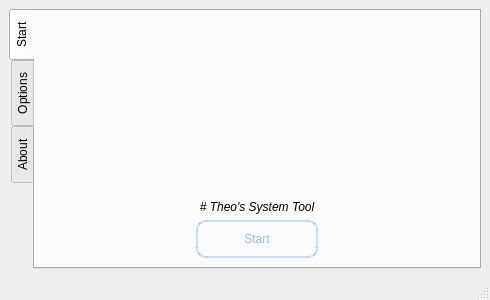
<?xml version="1.0" encoding="UTF-8"?>
<ui version="4.0">
 <class>sysTest</class>
 <widget class="QMainWindow" name="sysTest">
  <property name="geometry">
   <rect>
    <x>0</x>
    <y>0</y>
    <width>490</width>
    <height>300</height>
   </rect>
  </property>
  <property name="sizePolicy">
   <sizepolicy hsizetype="Fixed" vsizetype="Fixed">
    <horstretch>0</horstretch>
    <verstretch>0</verstretch>
   </sizepolicy>
  </property>
  <property name="minimumSize">
   <size>
    <width>490</width>
    <height>300</height>
   </size>
  </property>
  <property name="maximumSize">
   <size>
    <width>490</width>
    <height>300</height>
   </size>
  </property>
  <property name="windowTitle">
   <string>System Test Tool</string>
  </property>
  <widget class="QWidget" name="centralwidget">
   <layout class="QGridLayout" name="gridLayout">
    <item row="0" column="0">
     <widget class="QTabWidget" name="tabWidget">
      <property name="tabPosition">
       <enum>QTabWidget::West</enum>
      </property>
      <property name="currentIndex">
       <number>0</number>
      </property>
      <widget class="QWidget" name="tab_start">
       <attribute name="title">
        <string>Start</string>
       </attribute>
       <layout class="QVBoxLayout" name="verticalLayout">
        <item>
         <layout class="QHBoxLayout" name="horizontalLayout_3">
          <item>
           <widget class="QLabel" name="label">
            <property name="sizePolicy">
             <sizepolicy hsizetype="Preferred" vsizetype="Preferred">
              <horstretch>0</horstretch>
              <verstretch>0</verstretch>
             </sizepolicy>
            </property>
            <property name="minimumSize">
             <size>
              <width>319</width>
              <height>174</height>
             </size>
            </property>
            <property name="maximumSize">
             <size>
              <width>319</width>
              <height>174</height>
             </size>
            </property>
            <property name="text">
             <string/>
            </property>
           </widget>
          </item>
         </layout>
        </item>
        <item>
         <layout class="QVBoxLayout" name="verticalLayout_2" stretch="1,3">
          <item>
           <widget class="QLabel" name="label_st">
            <property name="text">
             <string>&lt;html&gt;&lt;head/&gt;&lt;body&gt;&lt;p align=&quot;center&quot;&gt;&lt;span style=&quot; font-style:italic;&quot;&gt;# Theo's System Tool&lt;/span&gt;&lt;/p&gt;&lt;/body&gt;&lt;/html&gt;</string>
            </property>
           </widget>
          </item>
          <item>
           <layout class="QHBoxLayout" name="horizontalLayout_2" stretch="10,8,10">
            <item>
             <spacer name="horizontalSpacer">
              <property name="orientation">
               <enum>Qt::Horizontal</enum>
              </property>
              <property name="sizeHint" stdset="0">
               <size>
                <width>40</width>
                <height>20</height>
               </size>
              </property>
             </spacer>
            </item>
            <item>
             <widget class="QPushButton" name="btn_start">
              <property name="sizePolicy">
               <sizepolicy hsizetype="Minimum" vsizetype="Minimum">
                <horstretch>0</horstretch>
                <verstretch>0</verstretch>
               </sizepolicy>
              </property>
              <property name="maximumSize">
               <size>
                <width>150</width>
                <height>40</height>
               </size>
              </property>
              <property name="styleSheet">
               <string notr="true">QPushButton{
     border-radius: 10px;
     border: 2px solid rgba(8, 90, 228, 50);
     background:transparent;
     color:rgba(8, 90, 228, 100);
 }
 
 QPushButton:hover {
     background:  rgba(34, 161, 254, 60) ;
 }
</string>
              </property>
              <property name="text">
               <string>Start</string>
              </property>
             </widget>
            </item>
            <item>
             <spacer name="horizontalSpacer_2">
              <property name="orientation">
               <enum>Qt::Horizontal</enum>
              </property>
              <property name="sizeHint" stdset="0">
               <size>
                <width>40</width>
                <height>20</height>
               </size>
              </property>
             </spacer>
            </item>
           </layout>
          </item>
         </layout>
        </item>
       </layout>
      </widget>
      <widget class="QWidget" name="tab_opt">
       <attribute name="title">
        <string>Options</string>
       </attribute>
       <layout class="QGridLayout" name="gridLayout_3">
        <item row="1" column="0">
         <widget class="QTreeWidget" name="selectCmd">
          <column>
           <property name="text">
            <string>Command</string>
           </property>
          </column>
          <column>
           <property name="text">
            <string>Description</string>
           </property>
          </column>
         </widget>
        </item>
        <item row="0" column="0">
         <layout class="QHBoxLayout" name="horizontalLayout" stretch="10,90,0">
          <property name="spacing">
           <number>0</number>
          </property>
          <property name="topMargin">
           <number>6</number>
          </property>
          <property name="bottomMargin">
           <number>6</number>
          </property>
          <item>
           <widget class="QLabel" name="label_output">
            <property name="text">
             <string>Outout Path:</string>
            </property>
           </widget>
          </item>
          <item>
           <widget class="QLineEdit" name="outputDir">
            <property name="styleSheet">
             <string notr="true">	 border: 2px groove rgba(8, 90, 228, 50);
	border-radius: 20px;
	selection-color: rgba(34, 161, 254, 30);
	background-color: transparent;
	padding:2px 4px

</string>
            </property>
           </widget>
          </item>
          <item>
           <widget class="QPushButton" name="browse">
            <property name="enabled">
             <bool>true</bool>
            </property>
            <property name="sizePolicy">
             <sizepolicy hsizetype="Fixed" vsizetype="Fixed">
              <horstretch>0</horstretch>
              <verstretch>0</verstretch>
             </sizepolicy>
            </property>
            <property name="maximumSize">
             <size>
              <width>23</width>
              <height>23</height>
             </size>
            </property>
            <property name="layoutDirection">
             <enum>Qt::LeftToRight</enum>
            </property>
            <property name="styleSheet">
             <string notr="true">QPushButton{
     border-radius: 20px;
     border: 2px solid rgba(8, 90, 228, 50);
     background:transparent;
     color:rgba(8, 90, 228, 100);
	padding:2px 4px
 }
 
 QPushButton:hover {
     background:  rgba(34, 161, 254, 60) ;
 }
</string>
            </property>
            <property name="text">
             <string extracomment="choose an output dir">...</string>
            </property>
           </widget>
          </item>
         </layout>
        </item>
       </layout>
      </widget>
      <widget class="QWidget" name="tab_about">
       <attribute name="title">
        <string>About</string>
       </attribute>
       <widget class="QLabel" name="label_2">
        <property name="geometry">
         <rect>
          <x>0</x>
          <y>0</y>
          <width>151</width>
          <height>131</height>
         </rect>
        </property>
        <property name="text">
         <string>&lt;html&gt;&lt;head/&gt;&lt;body&gt;&lt;p align=&quot;center&quot;&gt;&lt;img src=&quot;:/res/theodore-icon.png&quot;/&gt;&lt;/p&gt;&lt;/body&gt;&lt;/html&gt;</string>
        </property>
       </widget>
       <widget class="QLabel" name="label_3">
        <property name="geometry">
         <rect>
          <x>120</x>
          <y>0</y>
          <width>321</width>
          <height>161</height>
         </rect>
        </property>
        <property name="text">
         <string>&lt;html&gt;&lt;head/&gt;&lt;body&gt;&lt;p align=&quot;center&quot;&gt;&lt;span style=&quot; font-size:16pt; font-weight:600; font-style:italic;&quot;&gt;/* Theo's System Tool */&lt;/span&gt;&lt;/p&gt;&lt;p align=&quot;center&quot;&gt;&lt;span style=&quot; font-weight:600; font-style:italic;&quot;&gt;Author: Theodore Cooper&lt;/span&gt;&lt;/p&gt;&lt;p align=&quot;center&quot;&gt;&lt;span style=&quot; font-weight:600; font-style:italic;&quot;&gt;Based on Qt 5.12.11&lt;/span&gt;&lt;/p&gt;&lt;p align=&quot;center&quot;&gt;&lt;span style=&quot; font-weight:600; font-style:italic;&quot;&gt;Build on Windows 10 x64&lt;/span&gt;&lt;/p&gt;&lt;p align=&quot;center&quot;&gt;&lt;span style=&quot; font-weight:600; font-style:italic;&quot;&gt;Email: ccooperr2005@gmal.com&lt;/span&gt;&lt;/p&gt;&lt;p align=&quot;center&quot;&gt;&lt;span style=&quot; font-weight:600; font-style:italic;&quot;&gt;Github: @theodorecooper&lt;/span&gt;&lt;/p&gt;&lt;/body&gt;&lt;/html&gt;</string>
        </property>
       </widget>
       <widget class="QLabel" name="label_4">
        <property name="geometry">
         <rect>
          <x>0</x>
          <y>150</y>
          <width>151</width>
          <height>101</height>
         </rect>
        </property>
        <property name="text">
         <string>&lt;html&gt;&lt;head/&gt;&lt;body&gt;&lt;p align=&quot;center&quot;&gt;&lt;img src=&quot;:/res/windows-icon.png&quot;/&gt;&lt;/p&gt;&lt;/body&gt;&lt;/html&gt;</string>
        </property>
       </widget>
      </widget>
     </widget>
    </item>
   </layout>
  </widget>
  <widget class="QStatusBar" name="statusbar"/>
 </widget>
 <resources/>
 <connections/>
</ui>
